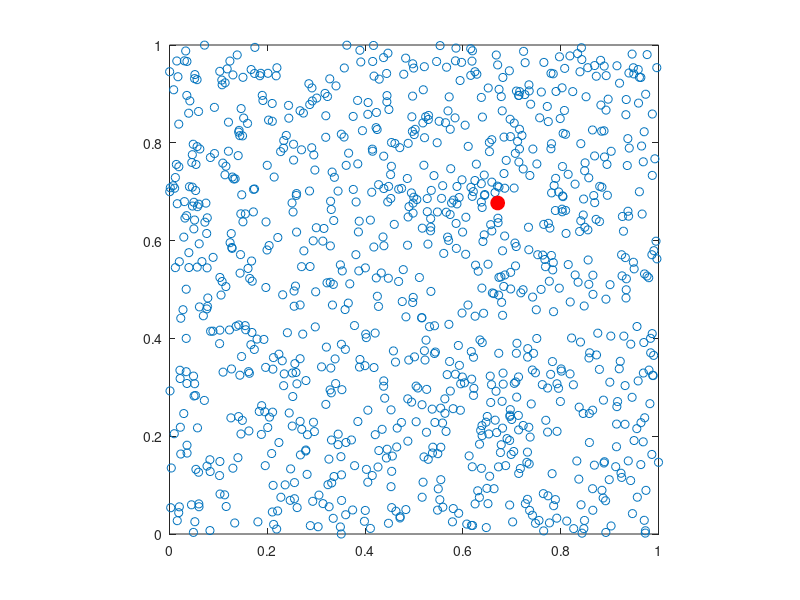

Source code (MATLAB):
function [xm,ym,theta,ecc]=JKD2_XY_calculate2Dmomentpoints(points,weigh);
%Central angular moment of a collection of points (X,Y,I)
%'I' can serve as weight of not
%from: http://en.wikipedia.org/wiki/Image_moment
%JacobKers 2012

if nargin<2  %DEMO Mode: random collection of points with intensity increasing with x and y
    weigh=1;
    n=1000;    
    x=rand(n,1);
    y=rand(n,1);
    I=x.*y;   %to add assymmetry
    points=[x y I];
end

    x=points(:,1);
    y=points(:,2);
    I=points(:,3);

    
 if ~weigh,
     I=0*I+1;
 end
     

%raw moments M_ij of points: Mij=sum(x^i*y^j*Ixy)
M00=sum(sum(I));
M10=sum(sum(x.*I));
M11=sum(sum(y.*x.*I));
M01=sum(sum(y.*I));
M20=sum(sum(x.^2.*I));
M02=sum(sum(y.^2.*I));

%Centroid row 
xm=M10/M00; 
%Centroid column 
ym=M01/M00;

%Second order central moments
mu_prime20=M20/M00-xm^2;
mu_prime02=M02/M00-ym^2;
mu_prime11=M11/M00-xm*ym;

theta=0.5*atan(2*mu_prime11/(mu_prime20-mu_prime02))*180/pi;

%eigenvalues covariance matrix:
labda1=0.5*(mu_prime20+mu_prime02)+0.5*(4*mu_prime11^2+(mu_prime20-mu_prime02)^2)^0.5;
labda2=0.5*(mu_prime20+mu_prime02)-0.5*(4*mu_prime11^2+(mu_prime20-mu_prime02)^2)^0.5;
%eccentricity
ecc=(1-labda2/labda1)^0.5;

%---------------------------------------------------------------
%now, theta can be either perpendicular or parallel to all points.
%to check, we calculate the cumulative distance of the points to the line given by xm,ym and theta:
k2=tan(theta*pi/180); 
k1=-1/k2;  %perpendicular slope

xc1=((y-ym)+k1*xm-k2*x)/(k1-k2); 
yc1=ym+k1*(xc1-xm); 
dist1=sum((x-xc1).^2+(y-yc1).^2).^0.5;  
%
xc2=((y-ym)+k2*xm-k1*x)/(k2-k1); 
yc2=ym+k2*(xc2-xm); 
dist2=sum((x-xc2).^2+(y-yc2).^2).^0.5;  
%
thets=[theta+90 theta];
dists=[dist1 dist2]; [~,idx]=min(dists); theta=thets(idx);

 
 if nargin<2
     close all;
     plot(x,y, 'o'); hold on; axis square
     plot(xm,ym,'ro', 'MarkerSize',10, 'MarkerFaceColor', 'r');
 end
